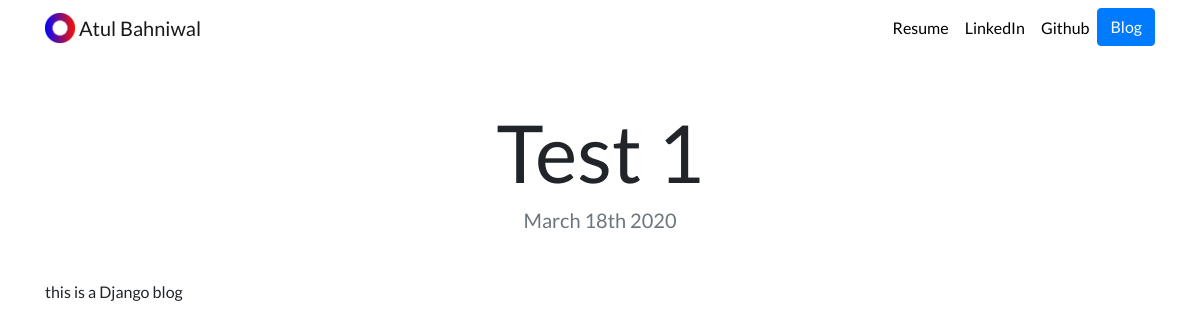
The page /blog/1/ on the database as committed earlier.
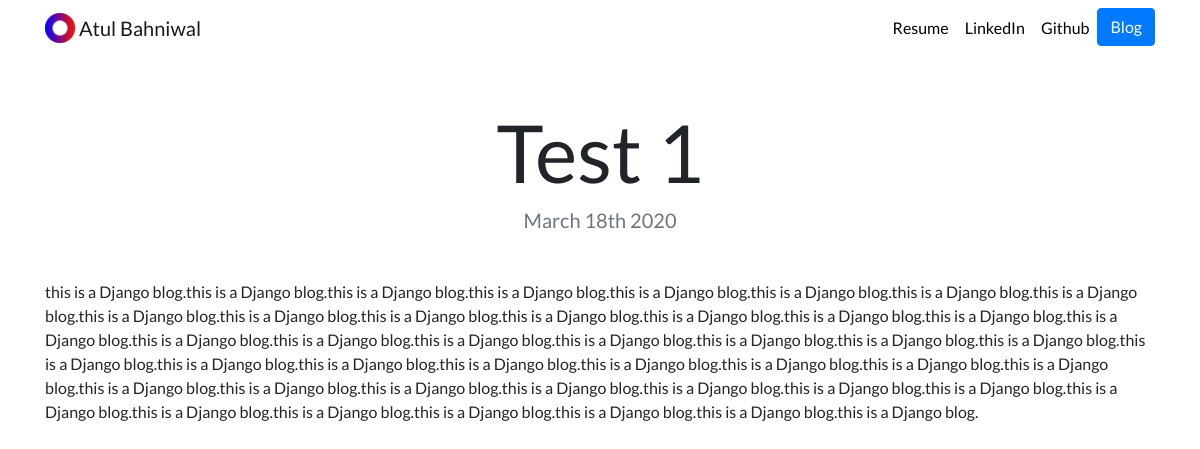
The same page on the database as committed later.
### blog/models.py (models this page shows, shortened)
class Blog(models.Model):
    title = models.CharField(max_length=200)
    description = models.TextField()
    date = models.DateField()

### blog/views.py (the view)
# urls.py: path('<int:blog_id>/', views.detail, name='detail')
def detail(request, blog_id):
    blog = get_list_or_404(Blog, pk=blog_id)
    return render(request, 'blogs/detail.html', {'blog': blog})

### blog/templates/blogs/detail.html
{% extends "portfolio/base.html" %} {% block content %} {% for i in blog %}
<h1 class="text-center mt-5" id="blogdetailtitle">{{ i.title }}</h1>
<h5 class="text-center text-muted mb-5">{{ i.date|date:'F jS Y' }}</h5>
{{ i.description|safe }} {% endfor %} {% endblock %}

Rows that differ between the two databases and show on the page:
changed Blog "Test 1": description "this is a Django blog" → "this is a Django blog.this is a Django blog.this is a Django blog.this is a Django blog.this is a Django blog.this is a Django blog.this is a Django blog.this is a Django blog.this is a Django blog.this is a Django blog.this is a Django blog.this is a Django blog.this is a Django blog.this is a Django blog.this is a Django blog.this is a Django blog.this is a Django blog.this is a Django blog.this is a Django blog.this is a Django blog.this is a Django blog.this is a Django blog.this is a Django blog.this is a Django blog.this is a Django blog.this is a Django blog.this is a Django blog.this is a Django blog.this is a Django blog.this is a Django blog.this is a Django blog.this is a Django…"
